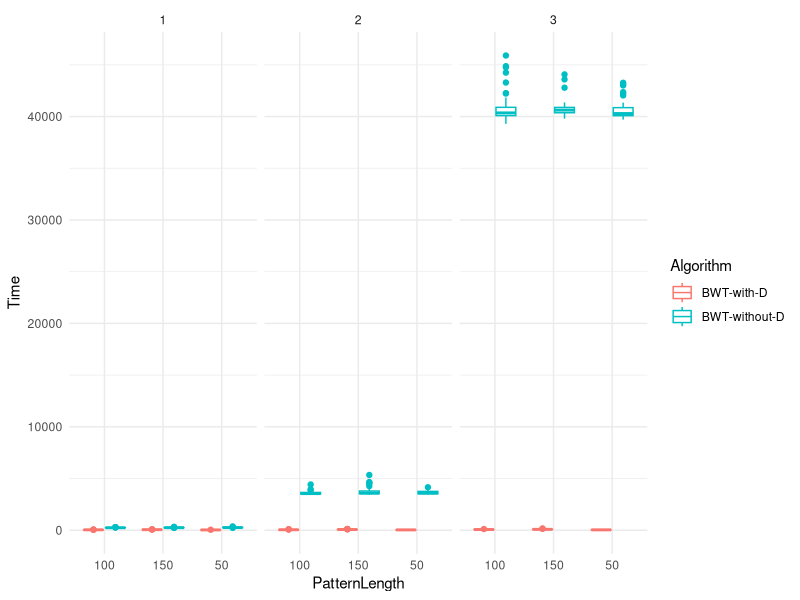
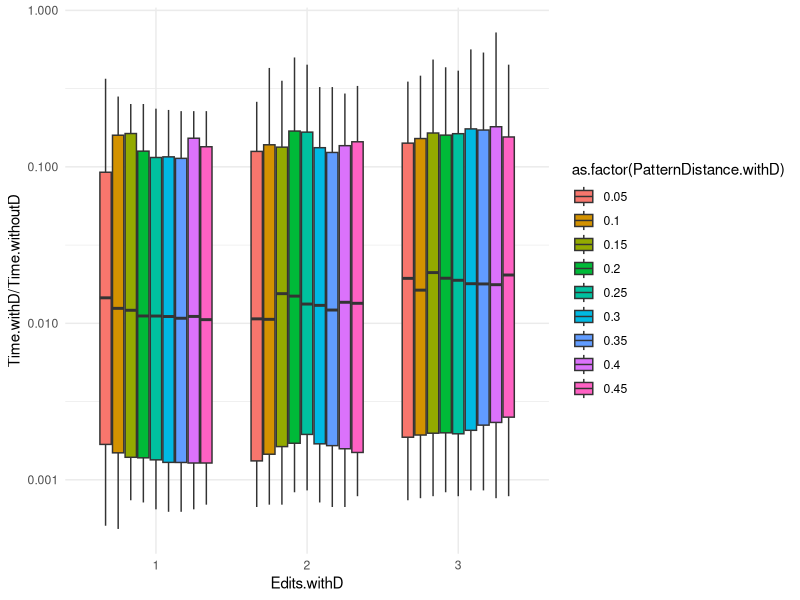
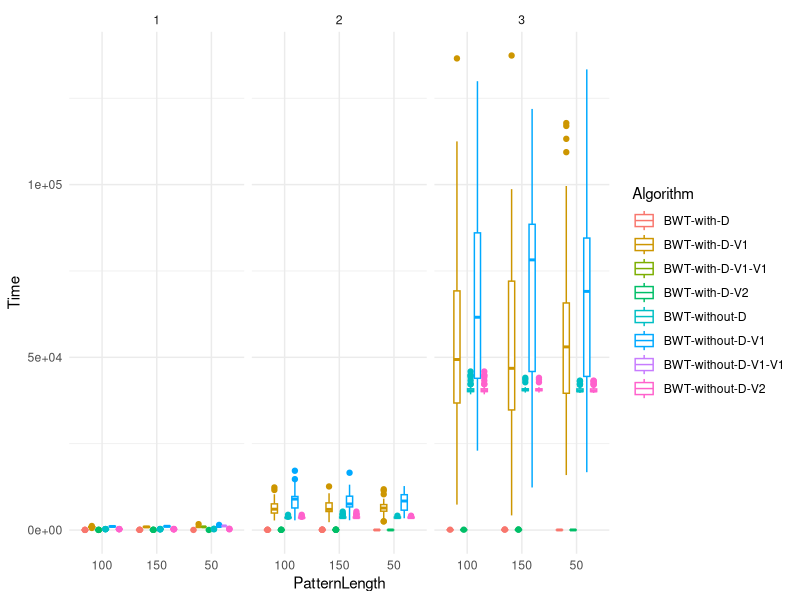

Source code (R) for these figures, in order:
#library(tidyverse)
library(dplyr)
library(readr)
library(ggplot2)
library(ggridges)

performance <- read_table2("bwt_search.txt",
                           col_names = c("Algorithm", "PatternLength", "PatternDistance",
                                         "Edits", "Time"),
                           col_types = "ccncn")

ggplot(performance,
       aes(x = PatternLength, y = Time, color = Algorithm)) +
    facet_grid(~ Edits) +
    geom_boxplot() +
    theme_minimal()

withoutD <- performance %>% filter(Algorithm == "BWT-without-D")
withD <- performance %>% filter(Algorithm == "BWT-with-D")

comparison <- inner_join(withoutD, withD, by = "PatternLength",
                         suffix = c(".withoutD", ".withD"))

comparison %>% ggplot(aes(x = Edits.withD, y = Time.withD / Time.withoutD,
                          fill = as.factor(PatternDistance.withD))) +
    geom_boxplot() +
    scale_y_log10() +
    theme_minimal()

performance1 <- read_table2("bwt_search_v1.txt",
                            col_names = c("Algorithm", "PatternLength", "PatternDistance",
                                          "Edits", "Time"),
                            col_types = "ccncn")

performance2 <- read_table2("bwt_search_v2.txt",
                            col_names = c("Algorithm", "PatternLength", "PatternDistance",
                                          "Edits", "Time"),
                            col_types = "ccncn")

ggplot(rbind(performance1, performance2, performance),
       aes(x = PatternLength, y = Time, color = Algorithm)) +
    facet_grid(~ Edits) +
    geom_boxplot() +
    theme_minimal()
